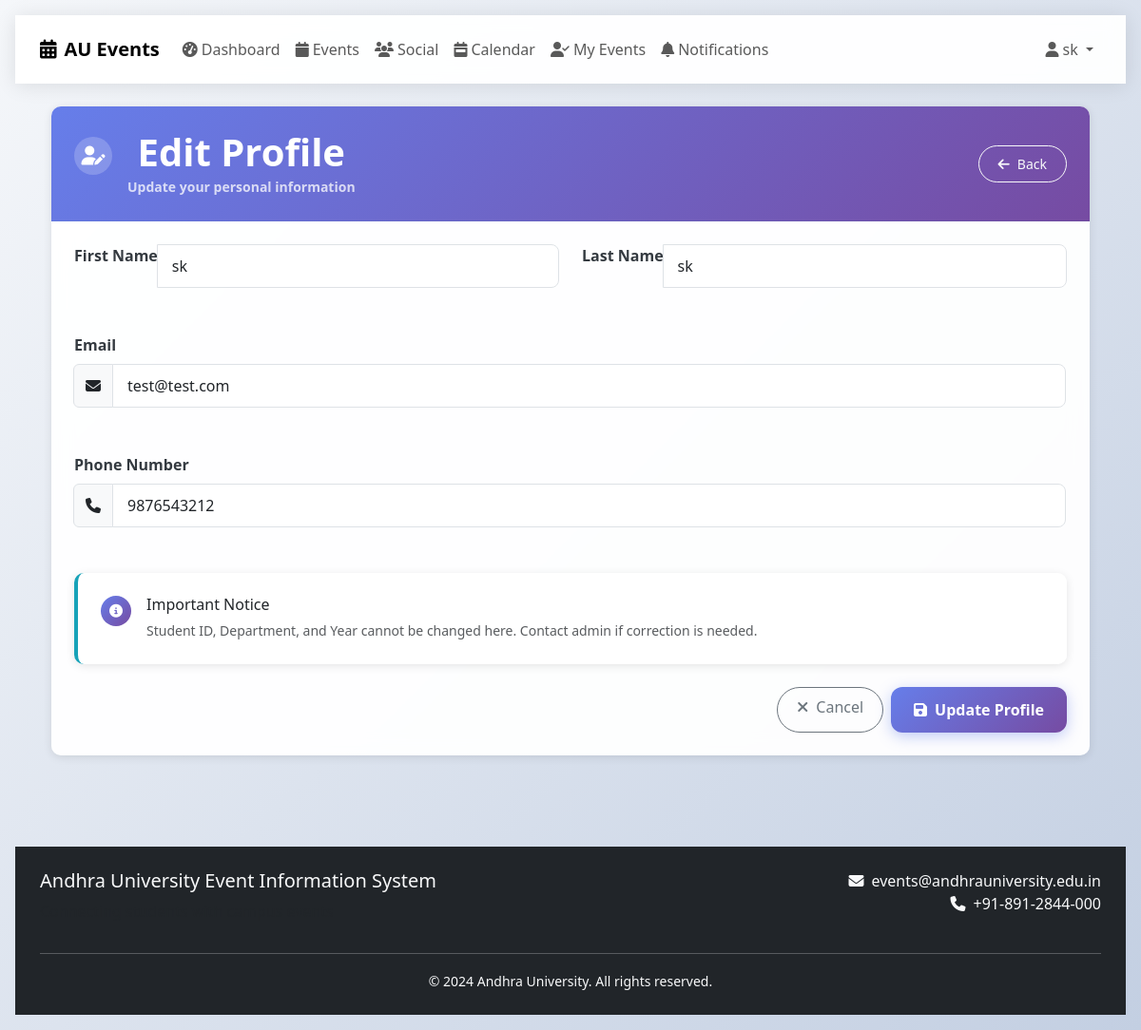
Page /auth/edit_profile (signed in) on the committed database.
### models/user.py (models this page shows, shortened)
class User(UserMixin, db.Model):
    __abstract__ = True
    id = db.Column(db.Integer, primary_key=True)
    email = db.Column(db.String(120), unique=True, nullable=False, index=True)
    password_hash = db.Column(db.String(255), nullable=False)
    created_at = db.Column(db.DateTime, default=datetime.utcnow)
    is_active = db.Column(db.Boolean, default=True)

class Student(User):
    __tablename__ = 'students'
    student_id = db.Column(db.String(20), unique=True, nullable=False, index=True)
    first_name = db.Column(db.String(50), nullable=False)
    last_name = db.Column(db.String(50), nullable=False)
    department = db.Column(db.String(100), nullable=False, index=True)
    year = db.Column(db.Integer, nullable=False)
    phone_number = db.Column(db.String(15))
    event_registrations = db.relationship('EventRegistration', backref='student', lazy='dynamic', cascade='all, delete-orphan')
    feedbacks = db.relationship('EventFeedback', backref='student', lazy='dynamic', cascade='all, delete-orphan')
    notifications = db.relationship('Notification', backref='student', lazy='dynamic', cascade='all, delete-orphan')
    @property
    def unread_notifications_count(self):
        return self.notifications.filter_by(is_read=False).count()

### routes/auth.py (the view, shortened to what this page needs)
@auth_bp.route('/edit_profile', methods=['GET', 'POST'])
@login_required
def edit_profile():
    from utils.forms import EditProfileForm
    form = EditProfileForm()
    form.first_name.data = current_user.first_name
    form.last_name.data = current_user.last_name
    form.email.data = current_user.email
    form.phone_number.data = current_user.phone_number
    return render_template('auth/edit_profile.html', form=form)

### utils/forms.py
class EditProfileForm(FlaskForm):
    first_name = StringField('First Name', validators=[DataRequired(), Length(min=2, max=50)])
    last_name = StringField('Last Name', validators=[DataRequired(), Length(min=2, max=50)])
    email = StringField('Email', validators=[DataRequired(), Email()])
    phone_number = StringField('Phone Number', validators=[Optional(), Length(max=15)])

### utils/mobile_detector.py (called while the page is built)
def mobile_context_processor():
    return {
        'is_mobile_device': MobileDetector.is_mobile(),
        'device_type': MobileDetector.get_device_type(),
        'mobile_css_classes': MobileDetector.get_css_classes(),
        'viewport_meta': MobileDetector.get_viewport_meta()
    }

    @classmethod
    def is_mobile(cls):
        user_agent = request.headers.get('User-Agent', '')
        if cls.MOBILE_AGENTS.search(user_agent):
            return True
        if cls.TABLET_AGENTS.search(user_agent):
            return True
        if 'Mobile' in request.headers.get('User-Agent', ''):
            return True
        if request.args.get('mobile', '').lower() == 'true':
            return True
        screen_width = request.args.get('width', type=int)
        if screen_width and screen_width <= 768:
            return True
        return False

    @classmethod
    def get_device_type(cls):
        user_agent = request.headers.get('User-Agent', '')
        if cls.TABLET_AGENTS.search(user_agent):
            return 'tablet'
        elif cls.MOBILE_AGENTS.search(user_agent):
            return 'mobile'
        else:
            return 'desktop'

    @classmethod
    def get_viewport_meta(cls):
        if cls.is_mobile():
            return "width=device-width, initial-scale=1.0, maximum-scale=1.0, user-scalable=no"
        else:
            return "width=device-width, initial-scale=1.0"

    @classmethod
    def get_css_classes(cls):
        device_type = cls.get_device_type()
        classes = [f'device-{device_type}']
        if cls.is_mobile():
            classes.append('mobile-device')
        else:
            classes.append('desktop-device')
        return ' '.join(classes)

### templates/auth/edit_profile.html (shortened to what this page needs)
{% extends "base.html" %}
{% block content %}
<div class="card slide-up">
    <div class="card-header" style="background: var(--primary-gradient); color: white;">
        <div class="d-flex justify-content-between align-items-center">
            <div class="d-flex align-items-center">
                <div class="icon-circle me-3" style="background: rgba(255,255,255,0.2); width: 40px; height: 40px;">
                    <i class="fas fa-user-edit"></i>
                </div>
                <div>
                    <h1 class="display-title mb-0 text-white">Edit Profile</h1>
                    <small class="opacity-75">Update your personal information</small>
                </div>
            </div>
            <a href="{{ url_for('auth.profile') }}" class="btn btn-outline-light btn-sm">
                <i class="fas fa-arrow-left me-2"></i>Back
            </a>
        </div>
    </div>
    <div class="card-body">
        <form method="POST">
            <div class="card-grid card-grid-2 mb-4">
                <div class="input-group">
                    {{ form.first_name.label(class="form-label") }}
                    {{ form.first_name(class="form-control") }}
                </div>
                <div class="input-group">
                    {{ form.last_name.label(class="form-label") }}
                    {{ form.last_name(class="form-control") }}
                </div>
            </div>
            <div class="input-group mb-4">
                {{ form.email.label(class="form-label") }}
                <div class="input-group">
                    <span class="input-group-text"><i class="fas fa-envelope"></i></span>
                    {{ form.email(class="form-control") }}
                </div>
            </div>
            <div class="input-group mb-4">
                {{ form.phone_number.label(class="form-label") }}
                <div class="input-group">
                    <span class="input-group-text"><i class="fas fa-phone"></i></span>
                    {{ form.phone_number(class="form-control") }}
                </div>
            </div>
            <div class="card mb-4" style="border-left: 4px solid var(--info-color);">
                <div class="card-body">
                    <div class="d-flex align-items-center">
                        <div class="icon-circle me-3" style="background: var(--info-gradient); width: 32px; height: 32px; font-size: 0.875rem;">
                            <i class="fas fa-info-circle text-white"></i>
                        </div>
                        <div>
                            <h6 class="mb-1">Important Notice</h6>
                            <small class="text-muted">Student ID, Department, and Year cannot be changed here. Contact admin if correction is needed.</small>
                        </div>
                    </div>
                </div>
            </div>
            <div class="d-flex gap-2 justify-content-end">
                <a href="{{ url_for('auth.profile') }}" class="btn btn-outline-secondary">
                    <i class="fas fa-times me-2"></i>Cancel
                </a>
                <button type="submit" class="btn-gradient-primary">
                    <i class="fas fa-save me-2"></i>Update Profile
                </button>
            </div>
        </form>
    </div>
</div>
{% endblock %}

### templates/base.html (shortened to what this page needs)
<!DOCTYPE html>
<html lang="en">
<head>
    <link href="https://cdn.jsdelivr.net/npm/bootstrap@5.3.0/dist/css/bootstrap.min.css" rel="stylesheet">
    <link href="https://cdnjs.cloudflare.com/ajax/libs/font-awesome/6.4.0/css/all.min.css" rel="stylesheet">
    <link href="{{ url_for('static', filename='css/mobile-first.css') }}" rel="stylesheet">
    <link href="{{ url_for('static', filename='css/style.css') }}" rel="stylesheet">
</head>
<body class="app-container">
    <nav class="navbar navbar-expand-lg sticky-top">
        <div class="container">
            <a class="navbar-brand" href="{{ url_for('main.index') }}">
                <i class="fas fa-calendar-alt me-2"></i>AU Events
            </a>
            <div class="collapse navbar-collapse" id="navbarNav">
                <ul class="navbar-nav me-auto">
                    {% if current_user.is_authenticated %}
                        <li class="nav-item">
                            <a class="nav-link" href="{{ url_for('main.dashboard') }}">
                                <i class="fas fa-tachometer-alt me-1"></i>Dashboard
                            </a>
                        </li>
                        <li class="nav-item">
                            <a class="nav-link" href="{{ url_for('main.events') }}">
                                <i class="fas fa-calendar me-1"></i>Events
                            </a>
                        </li>
                        <li class="nav-item">
                            <a class="nav-link" href="{{ url_for('social.social_feed') }}">
                                <i class="fas fa-users me-1"></i>Social
                            </a>
                        </li>
                        <li class="nav-item">
                            <a class="nav-link" href="{{ url_for('main.calendar_view') }}">
                                <i class="fas fa-calendar-week me-1"></i>Calendar
                            </a>
                        </li>
                        {% if current_user.is_authenticated and not current_user.is_admin %}
                        <li class="nav-item">
                            <a class="nav-link" href="{{ url_for('main.my_events') }}">
                                <i class="fas fa-user-check me-1"></i>My Events
                            </a>
                        </li>
                        <li class="nav-item position-relative">
                            <a class="nav-link" href="{{ url_for('main.notifications') }}">
                                <i class="fas fa-bell me-1"></i>Notifications
                            </a>
                        </li>
                        {% endif %}
                    {% endif %}
                </ul>
                <ul class="navbar-nav">
                    {% if current_user.is_authenticated %}
                        <li class="nav-item dropdown">
                            <a class="nav-link dropdown-toggle" href="#" role="button" data-bs-toggle="dropdown">
                                <i class="fas fa-user me-1"></i>{{ current_user.first_name }}
                            </a>
                        </li>
                    {% endif %}
                </ul>
            </div>
        </div>
    </nav>
    <main class="mobile-container fade-in">
        {% block content %}{% endblock %}
    </main>
    <footer class="bg-dark text-light py-4 mt-5">
        <div class="container">
            <div class="row">
                <div class="col-md-6">
                    <h5>Andhra University Event Information System</h5>
                    <p class="text-muted">Connecting students with campus events</p>
                </div>
                <div class="col-md-6 text-md-end">
                    <p class="mb-0">
                        <i class="fas fa-envelope me-2"></i>events@andhrauniversity.edu.in<br>
                        <i class="fas fa-phone me-2"></i>+91-891-2844-000
                    </p>
                </div>
            </div>
            <hr class="bg-secondary">
            <div class="text-center">
                <small>&copy; 2024 Andhra University. All rights reserved.</small>
            </div>
        </div>
    </footer>
</body>
</html>

### static/css/mobile-first.css (style rules this page uses)
:root { --primary-gradient: linear-gradient(135deg, #667eea 0%, #764ba2 100%); --secondary-gradient: linear-gradient(135deg, #f093fb 0%, #f5576c 100%); --success-gradient: linear-gradient(135deg, #4facfe 0%, #00f2fe 100%); --warning-gradient: linear-gradient(135deg, #fa709a 0%, #fee140 100%); --info-gradient: linear-gradient(135deg, #667eea 0%, #764ba2 100%); --danger-gradient: linear-gradient(135deg, #ff6b6b 0%, #ee5a52 100%); --light-bg: #f8f9fa; --primary-color: #667eea; --secondary-color: #6c757d; --success-color: #4facfe; --warning-color: #fa709a; --info-color: #667eea; --danger-color: #ff6b6b; --card-shadow: 0 8px 32px rgba(0, 0, 0, 0.1); --card-border-radius: 16px; --button-border-radius: 12px; --spacing-xs: 0.5rem; --spacing-sm: 1rem; --spacing-md: 1.5rem; --spacing-lg: 2rem; --spacing-xl: 3rem; }
.app-container { min-height: 100vh; background: linear-gradient(135deg, #f5f7fa 0%, #c3cfe2 100%); padding: var(--spacing-sm); }
.card { background: rgba(255, 255, 255, 0.95); backdrop-filter: blur(10px); border: none; border-radius: var(--card-border-radius); box-shadow: var(--card-shadow); margin-bottom: var(--spacing-md); transition: transform 0.3s ease, box-shadow 0.3s ease; }
.card-header { background: rgba(255, 255, 255, 0.9); border-bottom: 1px solid rgba(0, 0, 0, 0.05); border-radius: var(--card-border-radius) var(--card-border-radius) 0 0; padding: var(--spacing-md); text-align: center; }
.card-body { padding: var(--spacing-md); }
.mobile-container { max-width: 100%; margin: 0 auto; padding: var(--spacing-sm); }
@media (min-width: 576px) { .mobile-container { max-width: 540px; padding: var(--spacing-md); } }
@media (min-width: 768px) { .mobile-container { max-width: 720px; } }
@media (min-width: 992px) { .mobile-container { max-width: 960px; } }
@media (min-width: 1200px) { .mobile-container { max-width: 1140px; } }
.btn-gradient-primary { background: var(--primary-gradient); border: none; border-radius: var(--button-border-radius); color: white; font-weight: 600; padding: 12px 24px; transition: transform 0.3s ease, box-shadow 0.3s ease; box-shadow: 0 4px 15px rgba(102, 126, 234, 0.4); }
.form-control { border: 1px solid rgba(0, 0, 0, 0.1); border-radius: 8px; padding: 12px 16px; font-size: 16px; transition: border-color 0.3s ease, box-shadow 0.3s ease; background: rgba(255, 255, 255, 0.8); }
.form-label { font-weight: 600; color: #333; margin-bottom: 8px; }
.input-group { margin-bottom: var(--spacing-md); }
.navbar { background: rgba(255, 255, 255, 0.95) !important; backdrop-filter: blur(10px); box-shadow: 0 2px 20px rgba(0, 0, 0, 0.1); padding: var(--spacing-sm) 0; }
.navbar-brand { font-weight: 700; font-size: 1.25rem; }
.card-grid { display: grid; gap: var(--spacing-md); grid-template-columns: 1fr; }
@media (min-width: 576px) { .card-grid-2 { grid-template-columns: repeat(2, 1fr); } }
.fade-in { animation: fadeIn 0.5s ease-in; }
.slide-up { animation: slideUp 0.6s ease-out; }
.display-title { font-size: 1.75rem; font-weight: 700; line-height: 1.2; color: #333; }
@media (min-width: 768px) { .display-title { font-size: 2.5rem; } }
.icon-circle { width: 48px; height: 48px; background: var(--primary-gradient); border-radius: 50%; display: flex; align-items: center; justify-content: center; color: white; font-size: 1.25rem; margin-bottom: var(--spacing-sm); }

### static/css/style.css (style rules this page uses)
:root { --primary-color: #007bff; --secondary-color: #6c757d; --success-color: #28a745; --danger-color: #dc3545; --warning-color: #ffc107; --info-color: #17a2b8; --light-color: #f8f9fa; --dark-color: #343a40; --au-primary: #1e3a8a; --au-secondary: #f59e0b; }
body { font-family: 'Segoe UI', Tahoma, Geneva, Verdana, sans-serif; background-color: #f8f9fa; min-height: 100vh; }
.navbar-nav .nav-link { font-weight: 500; transition: all 0.3s ease; }
.card { border: none; border-radius: 10px; box-shadow: 0 2px 10px rgba(0, 0, 0, 0.1); transition: transform 0.3s ease, box-shadow 0.3s ease; }
.card-header { background: linear-gradient(135deg, var(--au-primary), var(--primary-color)); color: white; border-radius: 10px 10px 0 0 !important; font-weight: 600; }
.btn { border-radius: 25px; font-weight: 500; padding: 8px 20px; transition: all 0.3s ease; }
.form-control { border-radius: 8px; border: 1px solid #dee2e6; padding: 10px 15px; }
.form-label { font-weight: 600; color: var(--dark-color); margin-bottom: 8px; }
.fade-in { animation: fadeIn 0.5s ease-in; }

### rows in the picture
Student: first_name "sk", last_name "sk", email "test@test.com", phone_number "9876543212"
